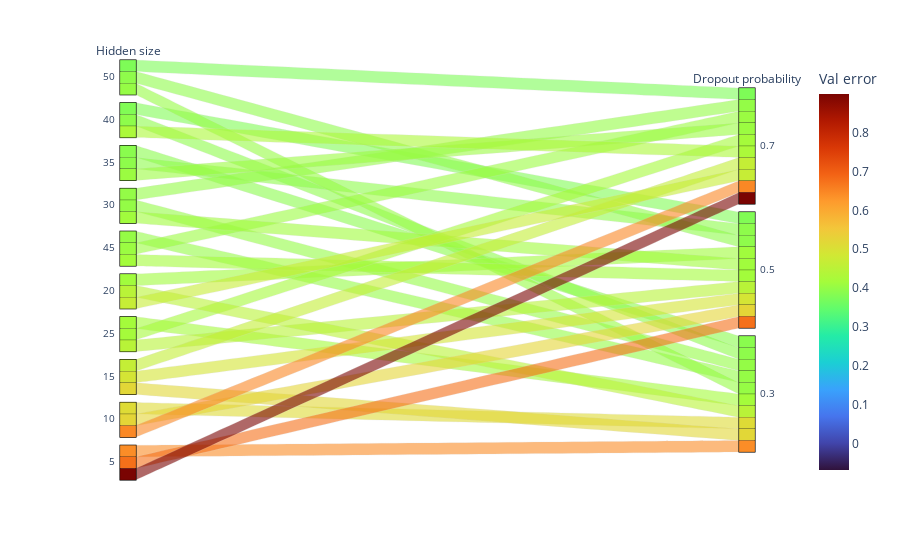

Notebook source saved alongside this figure:
### Code cell
# Plot grid search results
import plotly.express as px
plot_data = grid_df_mean_resrnn.copy()
fig = px.parallel_categories(plot_data, color='val_error',
                              dimensions=plot_data.drop(columns=['val_error', 'epochs_trained']).columns,
                              color_continuous_scale=px.colors.sequential.Turbo,
                              color_continuous_midpoint=plot_data.val_error.median(),
                              labels={'hidden_size':'Hidden size', 'dropout':'Dropout probability',
                  'val_error':'Val error'})
fig.show()

### Figure 1 — Plotly figure (JSON) as saved in the notebook; plotly's stock layout.template omitted (floating-point values rounded to 4 significant figures)
{"data": [{"dimensions": [{"label": "Hidden size", "values": [50, 40, 35, 40, 35, 50, 30, 30, 45, 50, 45, 35, 20, 30, 45, 25, 25, 40, 25, 20, 15, 20, 15, 10, 15, 10, 5, 10, 5, 5]}, {"label": "Dropout probability", "values": [0.7, 0.5, 0.3, 0.3, 0.5, 0.5, 0.7, 0.3, 0.3, 0.3, 0.7, 0.7, 0.5, 0.5, 0.5, 0.3, 0.7, 0.7, 0.5, 0.3, 0.7, 0.7, 0.5, 0.3, 0.3, 0.5, 0.3, 0.7, 0.5, 0.7]}], "domain": {"x": [0, 1], "y": [0, 1]}, "line": {"color": [0.376, 0.3791, 0.3885, 0.3923, 0.3926, 0.3934, 0.3989, 0.3992, 0.3998, 0.4013, 0.4059, 0.4066, 0.4119, 0.4126, 0.4149, 0.4159, 0.4176, 0.4275, 0.4462, 0.4476, 0.4641, 0.4676, 0.4912, 0.5107, 0.5185, 0.5225, 0.6407, 0.6468, 0.6764, 0.8995], "coloraxis": "coloraxis"}, "name": "", "type": "parcats"}], "layout": {"coloraxis": {"cmid": 0.4154, "colorbar": {"title": {"text": "Val error"}}, "colorscale": [[0, "#30123b"], [0.07143, "#4145ab"], [0.1429, "#4675ed"], [0.2143, "#39a2fc"], [0.2857, "#1bcfd4"], [0.3571, "#24eca6"], [0.4286, "#61fc6c"], [0.5, "#a4fc3b"], [0.5714, "#d1e834"], [0.6429, "#f3c63a"], [0.7143, "#fe9b2d"], [0.7857, "#f36315"], [0.8571, "#d93806"], [0.9286, "#b11901"], [1, "#7a0402"]]}, "legend": {"tracegroupgap": 0}, "margin": {"t": 60}}}
